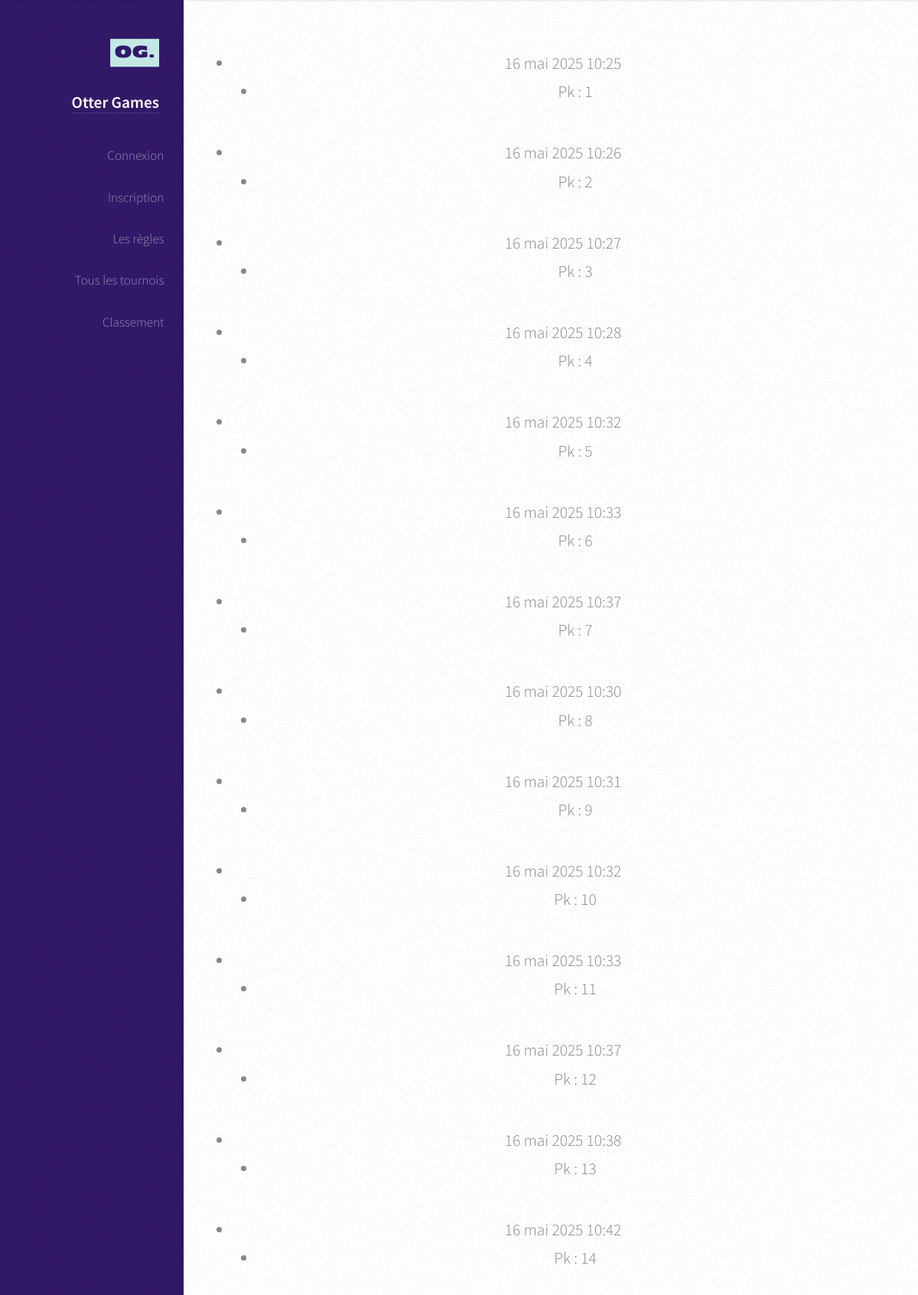
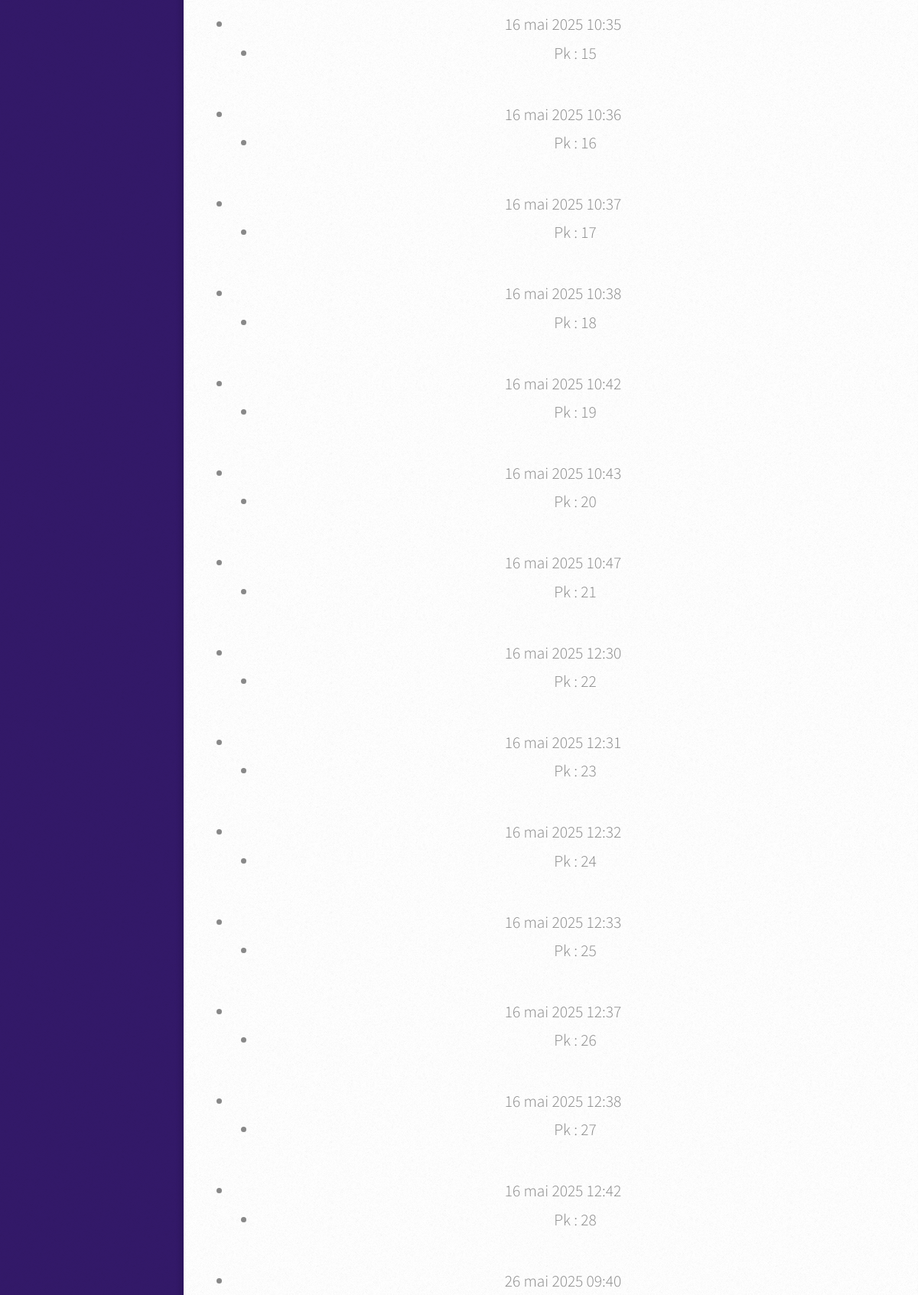
Screenshot of /allmatchs (upper part) with the database file from the repository (2 pictures, top to bottom).
### tournois/models.py (models this page shows, shortened)
class Match(models.Model):
    tournoi = models.ForeignKey(Tournoi, related_name='matchs', on_delete=models.CASCADE)
    niveau = models.IntegerField(help_text="Niveau dans l'arbre, ex : 3 pour quarts, 2 demi, 1 finale")
    numero_match = models.IntegerField(help_text="Numéro du match dans le niveau")
    loutre1 = models.ForeignKey(Loutre, related_name='matchs_loutre1', on_delete=models.SET_NULL, null=True)
    loutre2 = models.ForeignKey(Loutre, related_name='matchs_loutre2', on_delete=models.SET_NULL, null=True)
    vainqueur = models.ForeignKey(Loutre, related_name='matchs_gagnes', on_delete=models.SET_NULL, null=True, blank=True)
    heure_lancement = models.DateTimeField(null=True, blank=True)

### tournois/views.py (the view)
# urls.py: path('allmatchs',views.allmatchs_page,name='allmatchs'),
def allmatchs_page(request):
    matchs = Match.objects.all()
    return render(request, 'allmatchs.html', {'matchs': matchs})

### tournois/templates/allmatchs.html
{% extends "base.html" %}
{% block content %}
<ul>
{% for match in matchs %}
    <li>
        {{ match.heure_lancement }}
        <ul>
            <li>Pk : {{match.pk}}</li>
        </ul>
    </li>
{% endfor %}
</ul>
{% endblock content %}

### loginUser/static/css/main.css (style rules this page uses)
html, body, div, span, applet, object, iframe, h1, h2, h3, h4, h5, h6, p, blockquote, pre, a, abbr, acronym, address, big, cite, code, del, dfn, em, img, ins, kbd, q, s, samp, small, strike, strong, sub, sup, tt, var, b, u, i, center, dl, dt, dd, ol, ul, li, fieldset, form, label, legend, table, caption, tbody, tfoot, thead, tr, th, td, article, aside, canvas, details, embed, figure, figcaption, footer, header, hgroup, menu, nav, output, ruby, section, summary, time, mark, audio, video { margin: 0; padding: 0; border: 0; font-size: 100%; font: inherit; vertical-align: baseline; }
body { line-height: 1; }
ol, ul { list-style: none; }
body { -webkit-text-size-adjust: none; }
html { box-sizing: border-box; }
*, *:before, *:after { box-sizing: inherit; }
body { background: #fff; font-family: 'Source Sans Pro', sans-serif; font-size: 19pt; font-weight: 300; line-height: 1.75em; color: #888; }
p, ul, ol, dl, table { margin-bottom: 2em; }
ul { list-style: disc; padding-left: 1em; }
ul li { padding-left: 0.5em; }
@media screen and (min-width: 961px) and (max-width: 1880px) { body, input, textarea, select { font-size: 17pt; } }
@media screen and (min-width: 961px) and (max-width: 1320px) { body, input, textarea, select { font-size: 16pt; } }

### rows the page displays
Match: heure_lancement "16 mai 2025 10:25", pk "1"
Match: heure_lancement "16 mai 2025 10:26", pk "2"
Match: heure_lancement "16 mai 2025 10:27", pk "3"
Match: heure_lancement "16 mai 2025 10:28", pk "4"
Match: heure_lancement "16 mai 2025 10:32", pk "5"
Match: heure_lancement "16 mai 2025 10:33", pk "6"
Match: heure_lancement "16 mai 2025 10:37", pk "7"
Match: heure_lancement "16 mai 2025 10:30", pk "8"
Match: heure_lancement "16 mai 2025 10:31", pk "9"
Match: heure_lancement "16 mai 2025 10:32", pk "10"
Match: heure_lancement "16 mai 2025 10:33", pk "11"
Match: heure_lancement "16 mai 2025 10:37", pk "12"
Match: heure_lancement "16 mai 2025 10:38", pk "13"
Match: heure_lancement "16 mai 2025 10:42", pk "14"
Match: heure_lancement "16 mai 2025 10:35", pk "15"
Match: heure_lancement "16 mai 2025 10:36", pk "16"
Match: heure_lancement "16 mai 2025 10:37", pk "17"
Match: heure_lancement "16 mai 2025 10:38", pk "18"
Match: heure_lancement "16 mai 2025 10:42", pk "19"
Match: heure_lancement "16 mai 2025 10:43", pk "20"
Match: heure_lancement "16 mai 2025 10:47", pk "21"
Match: heure_lancement "16 mai 2025 12:30", pk "22"
Match: heure_lancement "16 mai 2025 12:31", pk "23"
Match: heure_lancement "16 mai 2025 12:32", pk "24"
Match: heure_lancement "16 mai 2025 12:33", pk "25"
Match: heure_lancement "16 mai 2025 12:37", pk "26"
Match: heure_lancement "16 mai 2025 12:38", pk "27"
Match: heure_lancement "16 mai 2025 12:42", pk "28"
Match: heure_lancement "26 mai 2025 09:40"
